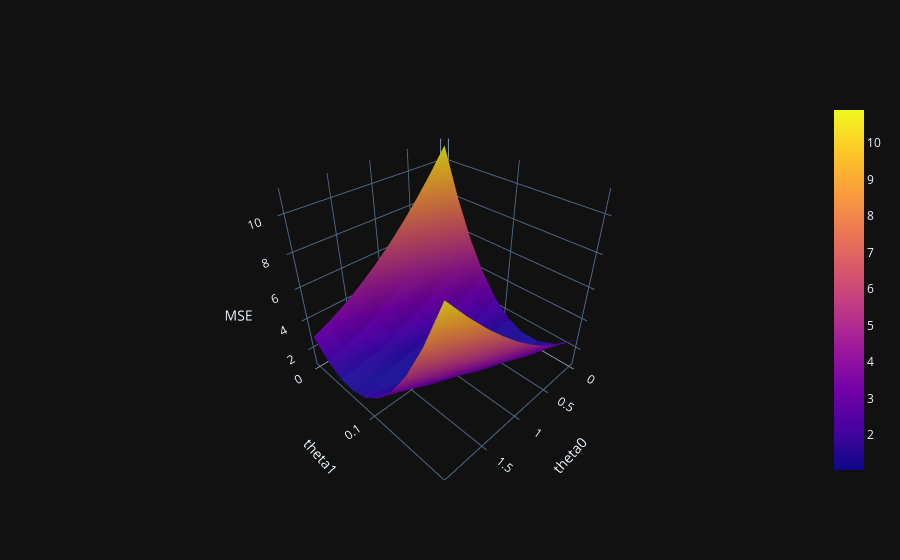

The cell this chart's notebook holds for it:
### Markdown cell above
Using this function, we can create a 3D plot. This uses lots of syntax you've never seen.

### Code cell
import plotly.graph_objects as go

uvalues = np.linspace(0, 2, 10)
vvalues = np.linspace(0, 0.2, 10)
(u,v) = np.meshgrid(uvalues, vvalues)
thetas = np.vstack((u.flatten(),v.flatten()))

MSE = np.array([mse_loss_single_arg(t) for t in thetas.T])

loss_surface = go.Surface(x=u, y=v, z=np.reshape(MSE, u.shape))

ind = np.argmin(MSE)
optimal_point = go.Scatter3d(name = "Optimal Point",
    x = [thetas.T[ind,0]], y = [thetas.T[ind,1]], 
    z = [MSE[ind]],
    marker=dict(size=10, color="red"))

fig = go.Figure(data=[loss_surface, optimal_point])
fig.update_layout(scene = dict(
    xaxis_title = "theta0",
    yaxis_title = "theta1",
    zaxis_title = "MSE"))
fig.show()
